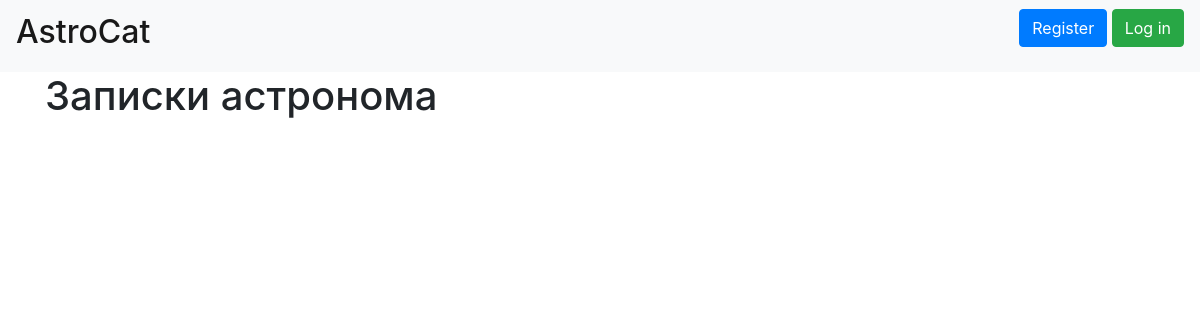
Before: / with the older database file.
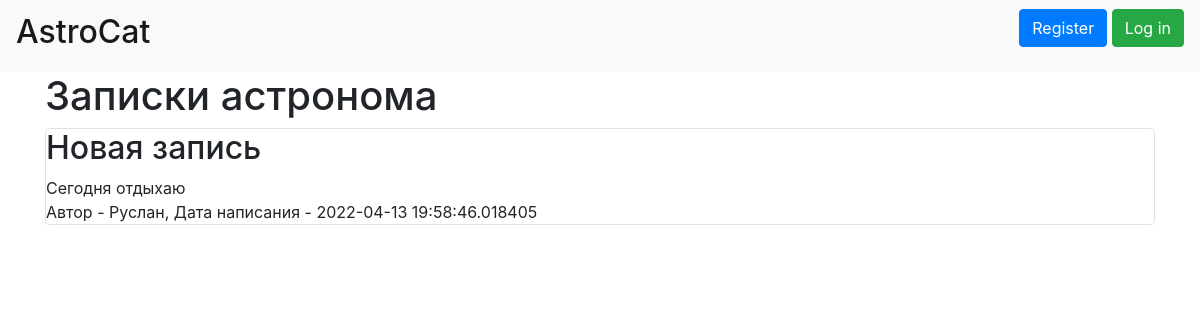
After: the same page with the newer database file.
### data/news.py (models this page shows)
class News(SqlAlchemyBase):
    __tablename__ = 'news'
    id = sqlalchemy.Column(sqlalchemy.Integer,
                           primary_key=True, autoincrement=True)
    title = sqlalchemy.Column(sqlalchemy.String, nullable=True)
    content = sqlalchemy.Column(sqlalchemy.String, nullable=True)
    created_date = sqlalchemy.Column(sqlalchemy.DateTime,
                                     default=datetime.datetime.now)
    is_private = sqlalchemy.Column(sqlalchemy.Boolean, default=True)
    user_id = sqlalchemy.Column(sqlalchemy.Integer,
                                sqlalchemy.ForeignKey("users.id"))
    user = orm.relation('User')

### data/users.py (models this page shows, shortened)
class User(SqlAlchemyBase, UserMixin):
    __tablename__ = 'users'
    id = sqlalchemy.Column(sqlalchemy.Integer,
                           primary_key=True, autoincrement=True)
    name = sqlalchemy.Column(sqlalchemy.String, nullable=True)
    surname = sqlalchemy.Column(sqlalchemy.String, nullable=True)
    age = sqlalchemy.Column(sqlalchemy.Integer, nullable=True)
    about = sqlalchemy.Column(sqlalchemy.String, nullable=True)
    email = sqlalchemy.Column(sqlalchemy.String,
                              index=True, unique=True, nullable=True)
    hashed_password = sqlalchemy.Column(sqlalchemy.String, nullable=True)
    created_date = sqlalchemy.Column(sqlalchemy.DateTime,
                                     default=datetime.datetime.now)
    news = orm.relation("News", back_populates='user')

### main.py (the view)
@app.route("/")
def main_page():
    db_sess = db_session.create_session()
    news = db_sess.query(News).filter(News.is_private != True)
    return render_template("main_page.html", news=news)

### data/db_session.py (called while the page is built)
def create_session() -> Session:
    global __factory
    return __factory()

### templates/main_page.html (shortened to what this page needs)
{% extends "base.html" %}
{% block content %}
<h1>Записки астронома</h1>
{% for item in news%}
<div class="col-md6 border rounded">
    <h2>{{item.title}}</h2>
    <div>
        {{item.content}}
    </div>
    <div>
        Автор - {{item.user.name}}, Дата написания - {{item.created_date}}
    </div>
</div>
{% endfor %}
{% endblock %}

### templates/base.html (shortened to what this page needs)
<!doctype html>
<html lang="en">
<head>
    <link rel="stylesheet"
          href="https://stackpath.bootstrapcdn.com/bootstrap/4.4.1/css/bootstrap.min.css"
>
</head>
<body>
<header>
    <nav class="navbar navbar-light bg-light">
        <a class="navbar-brand" href="#"><h2>AstroCat</h2></a>
        {% if current_user.is_authenticated %}
        <a class="navbar-brand" href="/logout">{{ current_user.name }} {{ current_user.surname }}</a>
        {% else %}
        <p>
            <a class="btn btn-primary " href="/register">Register</a>
            <a class="btn btn-success" href="/login">Log in</a>
        </p>
        {% endif %}
    </nav>
</header>
<main role="main" class="container">
    {% block content %}{% endblock %}
</main>
</body>
</html>

Changed rows visible on the page:
added News: title "Новая запись", content "Сегодня отдыхаю", user.name "Руслан", created_date "2022-04-13 19:58:46.018405"
